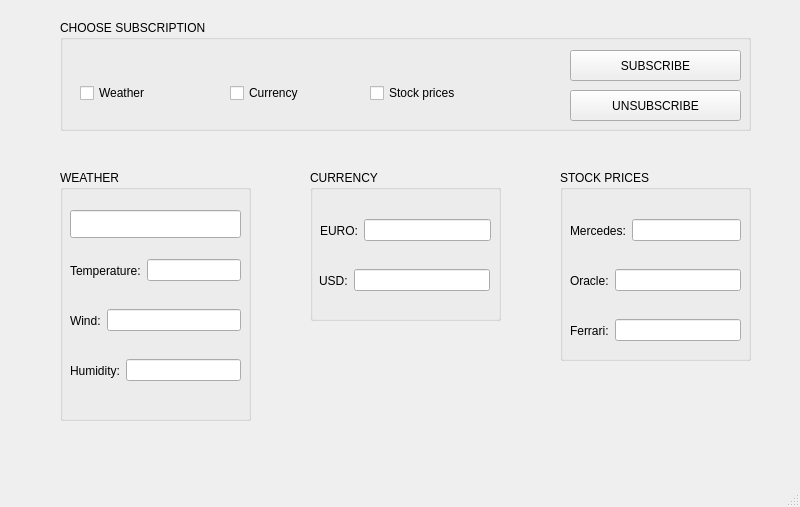
<?xml version="1.0" encoding="UTF-8"?>
<ui version="4.0">
 <class>SubsriptionServer</class>
 <widget class="QMainWindow" name="SubsriptionServer">
  <property name="geometry">
   <rect>
    <x>0</x>
    <y>0</y>
    <width>800</width>
    <height>507</height>
   </rect>
  </property>
  <property name="windowTitle">
   <string>SubsriptionServer</string>
  </property>
  <widget class="QWidget" name="centralwidget">
   <widget class="QGroupBox" name="groupBox">
    <property name="geometry">
     <rect>
      <x>60</x>
      <y>20</y>
      <width>691</width>
      <height>111</height>
     </rect>
    </property>
    <property name="title">
     <string>CHOOSE SUBSCRIPTION</string>
    </property>
    <widget class="QPushButton" name="pushButton_unsubscribe">
     <property name="geometry">
      <rect>
       <x>510</x>
       <y>70</y>
       <width>171</width>
       <height>31</height>
      </rect>
     </property>
     <property name="text">
      <string>UNSUBSCRIBE</string>
     </property>
    </widget>
    <widget class="QCheckBox" name="checkBox_stock">
     <property name="geometry">
      <rect>
       <x>310</x>
       <y>60</y>
       <width>121</width>
       <height>26</height>
      </rect>
     </property>
     <property name="text">
      <string>Stock prices</string>
     </property>
    </widget>
    <widget class="QCheckBox" name="checkBox_currency">
     <property name="geometry">
      <rect>
       <x>170</x>
       <y>60</y>
       <width>101</width>
       <height>26</height>
      </rect>
     </property>
     <property name="text">
      <string>Currency</string>
     </property>
    </widget>
    <widget class="QCheckBox" name="checkBox_weather">
     <property name="geometry">
      <rect>
       <x>20</x>
       <y>60</y>
       <width>101</width>
       <height>26</height>
      </rect>
     </property>
     <property name="text">
      <string>Weather</string>
     </property>
    </widget>
    <widget class="QPushButton" name="pushButton_subscribe">
     <property name="geometry">
      <rect>
       <x>510</x>
       <y>30</y>
       <width>171</width>
       <height>31</height>
      </rect>
     </property>
     <property name="text">
      <string>SUBSCRIBE</string>
     </property>
    </widget>
   </widget>
   <widget class="QGroupBox" name="groupBox_2">
    <property name="geometry">
     <rect>
      <x>60</x>
      <y>170</y>
      <width>191</width>
      <height>251</height>
     </rect>
    </property>
    <property name="title">
     <string>WEATHER</string>
    </property>
    <widget class="QLineEdit" name="lineEdit_generalWeather">
     <property name="geometry">
      <rect>
       <x>10</x>
       <y>40</y>
       <width>171</width>
       <height>28</height>
      </rect>
     </property>
    </widget>
    <widget class="QWidget" name="horizontalLayoutWidget">
     <property name="geometry">
      <rect>
       <x>10</x>
       <y>80</y>
       <width>171</width>
       <height>41</height>
      </rect>
     </property>
     <layout class="QHBoxLayout" name="horizontalLayout">
      <item>
       <widget class="QLabel" name="label">
        <property name="text">
         <string>Temperature:</string>
        </property>
       </widget>
      </item>
      <item>
       <widget class="QLineEdit" name="lineEdit_temperature"/>
      </item>
     </layout>
    </widget>
    <widget class="QWidget" name="horizontalLayoutWidget_2">
     <property name="geometry">
      <rect>
       <x>10</x>
       <y>130</y>
       <width>171</width>
       <height>41</height>
      </rect>
     </property>
     <layout class="QHBoxLayout" name="horizontalLayout_2">
      <item>
       <widget class="QLabel" name="label_2">
        <property name="text">
         <string>Wind:</string>
        </property>
       </widget>
      </item>
      <item>
       <widget class="QLineEdit" name="lineEdit_wind"/>
      </item>
     </layout>
    </widget>
    <widget class="QWidget" name="horizontalLayoutWidget_3">
     <property name="geometry">
      <rect>
       <x>10</x>
       <y>180</y>
       <width>171</width>
       <height>41</height>
      </rect>
     </property>
     <layout class="QHBoxLayout" name="horizontalLayout_3">
      <item>
       <widget class="QLabel" name="label_3">
        <property name="text">
         <string>Humidity:</string>
        </property>
       </widget>
      </item>
      <item>
       <widget class="QLineEdit" name="lineEdit_humidity"/>
      </item>
     </layout>
    </widget>
   </widget>
   <widget class="QGroupBox" name="groupBox_3">
    <property name="geometry">
     <rect>
      <x>310</x>
      <y>170</y>
      <width>191</width>
      <height>151</height>
     </rect>
    </property>
    <property name="title">
     <string>CURRENCY</string>
    </property>
    <widget class="QWidget" name="horizontalLayoutWidget_4">
     <property name="geometry">
      <rect>
       <x>10</x>
       <y>40</y>
       <width>171</width>
       <height>41</height>
      </rect>
     </property>
     <layout class="QHBoxLayout" name="horizontalLayout_4">
      <item>
       <widget class="QLabel" name="label_4">
        <property name="text">
         <string>EURO:</string>
        </property>
       </widget>
      </item>
      <item>
       <widget class="QLineEdit" name="lineEdit_euro"/>
      </item>
     </layout>
    </widget>
    <widget class="QWidget" name="horizontalLayoutWidget_5">
     <property name="geometry">
      <rect>
       <x>9</x>
       <y>90</y>
       <width>171</width>
       <height>41</height>
      </rect>
     </property>
     <layout class="QHBoxLayout" name="horizontalLayout_5">
      <item>
       <widget class="QLabel" name="label_5">
        <property name="text">
         <string>USD:</string>
        </property>
       </widget>
      </item>
      <item>
       <widget class="QLineEdit" name="lineEdit_euro_2"/>
      </item>
     </layout>
    </widget>
   </widget>
   <widget class="QGroupBox" name="groupBox_4">
    <property name="geometry">
     <rect>
      <x>560</x>
      <y>170</y>
      <width>191</width>
      <height>191</height>
     </rect>
    </property>
    <property name="title">
     <string>STOCK PRICES</string>
    </property>
    <widget class="QWidget" name="horizontalLayoutWidget_6">
     <property name="geometry">
      <rect>
       <x>10</x>
       <y>40</y>
       <width>171</width>
       <height>41</height>
      </rect>
     </property>
     <layout class="QHBoxLayout" name="horizontalLayout_6">
      <item>
       <widget class="QLabel" name="label_6">
        <property name="text">
         <string>Mercedes:</string>
        </property>
       </widget>
      </item>
      <item>
       <widget class="QLineEdit" name="lineEdit_mercedes"/>
      </item>
     </layout>
    </widget>
    <widget class="QWidget" name="horizontalLayoutWidget_7">
     <property name="geometry">
      <rect>
       <x>10</x>
       <y>90</y>
       <width>171</width>
       <height>41</height>
      </rect>
     </property>
     <layout class="QHBoxLayout" name="horizontalLayout_7">
      <item>
       <widget class="QLabel" name="label_7">
        <property name="text">
         <string>Oracle:</string>
        </property>
       </widget>
      </item>
      <item>
       <widget class="QLineEdit" name="lineEdit_oracle"/>
      </item>
     </layout>
    </widget>
    <widget class="QWidget" name="horizontalLayoutWidget_8">
     <property name="geometry">
      <rect>
       <x>10</x>
       <y>140</y>
       <width>171</width>
       <height>41</height>
      </rect>
     </property>
     <layout class="QHBoxLayout" name="horizontalLayout_8">
      <item>
       <widget class="QLabel" name="label_8">
        <property name="text">
         <string>Ferrari:</string>
        </property>
       </widget>
      </item>
      <item>
       <widget class="QLineEdit" name="lineEdit_ferarri"/>
      </item>
     </layout>
    </widget>
   </widget>
  </widget>
  <widget class="QMenuBar" name="menubar">
   <property name="geometry">
    <rect>
     <x>0</x>
     <y>0</y>
     <width>800</width>
     <height>25</height>
    </rect>
   </property>
  </widget>
  <widget class="QStatusBar" name="statusbar"/>
 </widget>
 <resources/>
 <connections/>
</ui>
